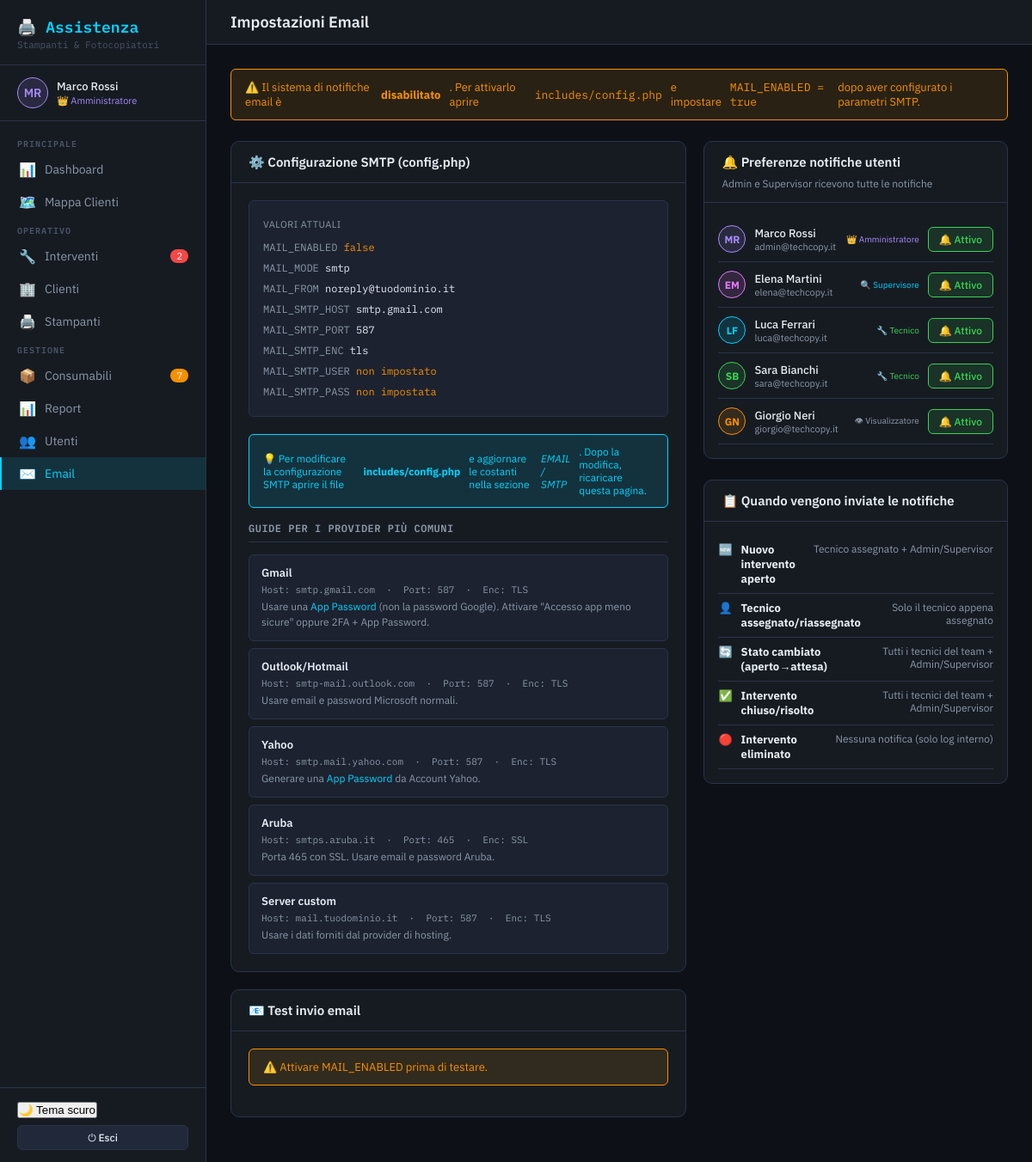
Page /pages/settings.php (signed in) on the committed database.
### tables this page shows
CREATE TABLE IF NOT EXISTS users (
    id          INT AUTO_INCREMENT PRIMARY KEY,
    name        VARCHAR(100) NOT NULL,
    email       VARCHAR(150) NOT NULL UNIQUE,
    password    VARCHAR(255) NOT NULL,           
    role        ENUM('admin','supervisor','tech','viewer') NOT NULL DEFAULT 'tech',
    avatar      VARCHAR(4) NOT NULL DEFAULT 'US',
    color        VARCHAR(10) NOT NULL DEFAULT '#00d4ff',
    notify_email TINYINT(1) NOT NULL DEFAULT 1,
    active       TINYINT(1) NOT NULL DEFAULT 1,
    created_at  DATETIME NOT NULL DEFAULT CURRENT_TIMESTAMP,
    updated_at  DATETIME NOT NULL DEFAULT CURRENT_TIMESTAMP ON UPDATE CURRENT_TIMESTAMP
);

### includes/auth.php (called while the page is built, shortened)
<?php
require_once __DIR__ . '/config.php';
function current_user(): ?array {
    return $_SESSION['user'] ?? null;
}

### includes/helpers.php (called while the page is built, shortened)
<?php
function h(mixed $v): string {
    return htmlspecialchars((string)($v ?? ''), ENT_QUOTES | ENT_SUBSTITUTE, 'UTF-8');
}

### includes/config.php (called while the page is built, shortened)
<?php
function db(): PDO {
    static $pdo = null;
    if ($pdo === null) {
        $dsn = 'mysql:host='.DB_HOST.';dbname='.DB_NAME.';charset='.DB_CHARSET;
        try {
            $pdo = new PDO($dsn, DB_USER, DB_PASS, [
                PDO::ATTR_ERRMODE            => PDO::ERRMODE_EXCEPTION,
                PDO::ATTR_DEFAULT_FETCH_MODE => PDO::FETCH_ASSOC,
                PDO::ATTR_EMULATE_PREPARES   => false,
            ]);
        } catch (PDOException $e) {
            http_response_code(500);
            if (APP_DEBUG) {
                die('DB error: ' . htmlspecialchars($e->getMessage()));
            } else {
                die('Errore di connessione. Contattare l\'amministratore.');
            }
        }
    }
    return $pdo;
}

### pages/settings.php (the view, shortened to what this page needs)
<?php
require_once __DIR__ . '/../includes/layout.php';
$db  = db();
$users = $db->query("
    SELECT id, name, email, role, avatar, color, notify_email, active
    FROM users
    ORDER BY FIELD(role,'admin','supervisor','tech','viewer'), name
")->fetchAll();
$mailEnabled = defined('MAIL_ENABLED') && MAIL_ENABLED;
$roleMeta = [
    'admin'      => ['👑','#a78bfa','Amministratore'],
    'supervisor' => ['🔍','#00d4ff','Supervisore'],
    'tech'       => ['🔧','#39d353','Tecnico'],
    'viewer'     => ['👁','#8b98a8','Visualizzatore'],
];
layout_header('Impostazioni Email', 'settings');
?>
<div class="alert <?= $mailEnabled ? 'alert-success' : 'alert-warning' ?>" style="margin-bottom:24px">
  <?php if ($mailEnabled): ?>
  ✅ Il sistema di notifiche email è <strong>attivo</strong>.
  Mittente: <code style="font-family:var(--mono)"><?= h(MAIL_FROM) ?></code>
  &nbsp;·&nbsp; SMTP: <code style="font-family:var(--mono)"><?= h(MAIL_SMTP_HOST.':'.MAIL_SMTP_PORT) ?></code>
  <?php else: ?>
  ⚠️ Il sistema di notifiche email è <strong>disabilitato</strong>.
  Per attivarlo aprire <code style="font-family:var(--mono)">includes/config.php</code>
  e impostare <code style="font-family:var(--mono)">MAIL_ENABLED = true</code>
  dopo aver configurato i parametri SMTP.
  <?php endif; ?>
</div>
<div class="two-col" style="align-items:start">
  <div>
    <div class="table-wrap" style="margin-bottom:20px;padding:0">
      <div class="table-head"><h4>⚙️ Configurazione SMTP (config.php)</h4></div>
      <div style="padding:20px">
        <div style="background:var(--surface2);border:1px solid var(--border);border-radius:var(--radius);padding:16px;margin-bottom:20px;font-family:var(--mono);font-size:12px;line-height:2">
          <div style="margin-bottom:4px;font-size:11px;color:var(--text2);font-family:var(--sans);text-transform:uppercase;letter-spacing:.5px">Valori attuali</div>
          <div><span style="color:var(--text2)">MAIL_ENABLED  </span> <span style="color:<?= $mailEnabled?'var(--green)':'var(--orange)' ?>"><?= $mailEnabled ? 'true' : 'false' ?></span></div>
          <div><span style="color:var(--text2)">MAIL_MODE     </span> <?= h(defined('MAIL_MODE') ? MAIL_MODE : '—') ?></div>
          <div><span style="color:var(--text2)">MAIL_FROM     </span> <?= h(defined('MAIL_FROM') ? MAIL_FROM : '—') ?></div>
          <div><span style="color:var(--text2)">MAIL_SMTP_HOST</span> <?= h(defined('MAIL_SMTP_HOST') ? MAIL_SMTP_HOST : '—') ?></div>
          <div><span style="color:var(--text2)">MAIL_SMTP_PORT</span> <?= defined('MAIL_SMTP_PORT') ? MAIL_SMTP_PORT : '—' ?></div>
          <div><span style="color:var(--text2)">MAIL_SMTP_ENC </span> <?= h(defined('MAIL_SMTP_ENC') ? (MAIL_SMTP_ENC ?: 'nessuna') : '—') ?></div>
          <div><span style="color:var(--text2)">MAIL_SMTP_USER</span> <?= defined('MAIL_SMTP_USER') && MAIL_SMTP_USER ? h(MAIL_SMTP_USER) : '<span style="color:var(--orange)">non impostato</span>' ?></div>
          <div><span style="color:var(--text2)">MAIL_SMTP_PASS</span> <?= defined('MAIL_SMTP_PASS') && MAIL_SMTP_PASS ? '••••••••' : '<span style="color:var(--orange)">non impostata</span>' ?></div>
        </div>
        <div class="alert alert-info" style="font-size:12px;margin-bottom:16px">
          💡 Per modificare la configurazione SMTP aprire il file
          <strong>includes/config.php</strong> e aggiornare le costanti
          nella sezione <em>EMAIL / SMTP</em>. Dopo la modifica, ricaricare questa pagina.
        </div>
        <div class="section-title">Guide per i provider più comuni</div>
        <div style="display:flex;flex-direction:column;gap:8px">
          <?php
          $providers = [
            ['Gmail',       'smtp.gmail.com', 587, 'tls', 'Usare una <a href="https://myaccount.google.com/apppasswords" target="_blank" style="color:var(--accent)">App Password</a> (non la password Google). Attivare "Accesso app meno sicure" oppure 2FA + App Password.'],
            ['Outlook/Hotmail','smtp-mail.outlook.com', 587, 'tls', 'Usare email e password Microsoft normali.'],
            ['Yahoo',       'smtp.mail.yahoo.com', 587, 'tls', 'Generare una <a href="https://security.yahoo.com/security/generate-app-password" target="_blank" style="color:var(--accent)">App Password</a> da Account Yahoo.'],
            ['Aruba',       'smtps.aruba.it', 465, 'ssl', 'Porta 465 con SSL. Usare email e password Aruba.'],
            ['Server custom','mail.tuodominio.it', 587, 'tls', 'Usare i dati forniti dal provider di hosting.'],
          ];
          foreach ($providers as [$name, $host, $port, $enc, $note]):
          ?>
          <div style="background:var(--surface2);border:1px solid var(--border);border-radius:var(--radius);padding:12px 14px">
            <div style="font-weight:600;font-size:13px;margin-bottom:4px"><?= $name ?></div>
            <div style="font-family:var(--mono);font-size:11px;color:var(--text2);margin-bottom:4px">
              Host: <?= $host ?> &nbsp;·&nbsp; Port: <?= $port ?> &nbsp;·&nbsp; Enc: <?= strtoupper($enc) ?>
            </div>
            <div style="font-size:12px;color:var(--text2);line-height:1.5"><?= $note ?></div>
          </div>
          <?php endforeach; ?>
        </div>
      </div>
    </div>
    <div class="table-wrap" style="padding:0">
      <div class="table-head"><h4>📧 Test invio email</h4></div>
      <div style="padding:20px">
        <?php if (!$mailEnabled): ?>
        <div class="alert alert-warning">⚠️ Attivare MAIL_ENABLED prima di testare.</div>
        <?php endif; ?>
      </div>
    </div>
  </div>
  <div>
    <div class="table-wrap" style="padding:0">
      <div class="table-head">
        <h4>🔔 Preferenze notifiche utenti</h4>
        <span style="font-size:12px;color:var(--text2)">Admin e Supervisor ricevono tutte le notifiche</span>
      </div>
      <div style="padding:16px">
        <?php foreach ($users as $u):
          $rm = $roleMeta[$u['role']] ?? ['•','#8b98a8',$u['role']];
        ?>
        <div style="display:flex;align-items:center;gap:10px;padding:10px 0;border-bottom:1px solid var(--border);<?= !$u['active']?'opacity:.45':'' ?>">
          <div style="width:32px;height:32px;border-radius:50%;background:<?= h($u['color']) ?>22;color:<?= h($u['color']) ?>;border:1.5px solid <?= h($u['color']) ?>;display:flex;align-items:center;justify-content:center;font-size:12px;font-weight:700;flex-shrink:0"><?= h($u['avatar']) ?></div>
          <div style="flex:1">
            <div style="font-size:13px;font-weight:500"><?= h($u['name']) ?></div>
            <div style="font-size:11px;color:var(--text2)"><?= h($u['email'] ?: 'nessuna email') ?></div>
          </div>
          <span style="font-size:10px;color:<?= $rm[1] ?>"><?= $rm[0].' '.$rm[2] ?></span>
          <form method="POST" style="display:flex;align-items:center;gap:6px">
            <button type="submit"
                    class="btn btn-sm <?= $u['notify_email'] ? 'btn-success' : 'btn-secondary' ?>"
                    title="<?= $u['notify_email'] ? 'Notifiche attive — clicca per disabilitare' : 'Notifiche disabilitate — clicca per attivare' ?>"
                    <?= !$u['email'] ? 'disabled title="Nessuna email configurata"' : '' ?>>
              <?= $u['notify_email'] ? '🔔 Attivo' : '🔕 Off' ?>
            </button>
          </form>
        </div>
        <?php endforeach; ?>
      </div>
    </div>
    <div class="table-wrap" style="padding:0;margin-top:16px">
      <div class="table-head"><h4>📋 Quando vengono inviate le notifiche</h4></div>
      <div style="padding:16px">
        <?php
        $events = [
          ['🆕', 'Nuovo intervento aperto',       'Tecnico assegnato + Admin/Supervisor'],
          ['👤', 'Tecnico assegnato/riassegnato',  'Solo il tecnico appena assegnato'],
          ['🔄', 'Stato cambiato (aperto→attesa)', 'Tutti i tecnici del team + Admin/Supervisor'],
          ['✅', 'Intervento chiuso/risolto',      'Tutti i tecnici del team + Admin/Supervisor'],
          ['🔴', 'Intervento eliminato',           'Nessuna notifica (solo log interno)'],
        ];
        foreach ($events as [$ico, $evento, $destinatari]):
        ?>
        <div style="display:flex;gap:10px;padding:8px 0;border-bottom:1px solid var(--border);font-size:13px">
          <span><?= $ico ?></span>
          <div style="flex:1"><strong><?= $evento ?></strong></div>
          <div style="font-size:12px;color:var(--text2);text-align:right"><?= $destinatari ?></div>
        </div>
        <?php endforeach; ?>
      </div>
    </div>
  </div>
</div>
<?php layout_footer(); ?>

### includes/layout.php (shortened to what this page needs)
<?php
require_once __DIR__ . '/auth.php';
require_once __DIR__ . '/helpers.php';
function layout_header(string $title = 'TechCopy', string $active = ''): void {
    $user      = current_user();
    $openCount = 0;
    $lowStock  = 0;
    try {
        if ($user && $user['role'] === 'tech') {
            $s = db()->prepare("SELECT COUNT(*) FROM tickets WHERE status='open' AND tech_id=?");
            $s->execute([$user['id']]);
            $openCount = $s->fetchColumn();
        } else {
            $openCount = db()->query("SELECT COUNT(*) FROM tickets WHERE status='open'")->fetchColumn();
        }
        $lowStock = db()->query("SELECT COUNT(*) FROM consumables WHERE stock <= min_stock")->fetchColumn();
    } catch (Exception $e) {}
    $roleMeta = match($user['role'] ?? '') {
        'admin'      => ['👑', '#a78bfa', 'Amministratore'],
        'supervisor' => ['🔍', '#00d4ff', 'Supervisore'],
        'tech'       => ['🔧', '#39d353', 'Tecnico'],
        'viewer'     => ['👁',  '#8b98a8', 'Visualizzatore'],
        default      => ['•',  '#8b98a8', ''],
    };
?>
<!DOCTYPE html>
<html lang="it">
<head>
<link rel="stylesheet" href="/techcopy/assets/css/style.css">
</head>
<body>
<div class="app">
  <aside class="sidebar" id="sidebar">
    <div class="sidebar-logo">
      <h2>🖨️ Assistenza</h2>
      <p>Stampanti &amp; Fotocopiatori</p>
    </div>
    <?php if ($user): ?>
    <div class="sidebar-user">
      <div class="avatar" style="background:<?= h($user['color']) ?>22;color:<?= h($user['color']) ?>;border:1.5px solid <?= h($user['color']) ?>"><?= h($user['avatar']) ?></div>
      <div class="info">
        <div class="name"><?= h($user['name']) ?></div>
        <div class="role" style="color:<?= $roleMeta[1] ?>;font-size:11px"><?= $roleMeta[0] ?> <?= $roleMeta[2] ?></div>
      </div>
    </div>
    <?php endif; ?>
    <nav class="sidebar-nav">
      <div class="nav-section">Principale</div>
      <a href="/techcopy/index.php"              class="nav-item <?= $active==='dashboard'?'active':'' ?>"><span class="icon">📊</span> Dashboard</a>
      <a href="/techcopy/pages/map.php"          class="nav-item <?= $active==='map'?'active':'' ?>"><span class="icon">🗺️</span> Mappa Clienti</a>
      <div class="nav-section">Operativo</div>
      <a href="/techcopy/pages/tickets.php"      class="nav-item <?= $active==='tickets'?'active':'' ?>">
        <span class="icon">🔧</span> Interventi
        <?php if ($openCount > 0): ?><span class="nav-badge"><?= $openCount ?></span><?php endif; ?>
      </a>
      <a href="/techcopy/pages/clients.php"      class="nav-item <?= $active==='clients'?'active':'' ?>"><span class="icon">🏢</span> Clienti</a>
      <a href="/techcopy/pages/printers.php"     class="nav-item <?= $active==='printers'?'active':'' ?>"><span class="icon">🖨️</span> Stampanti</a>
      <div class="nav-section">Gestione</div>
      <a href="/techcopy/pages/consumables.php"  class="nav-item <?= $active==='consumables'?'active':'' ?>">
        <span class="icon">📦</span> Consumabili
        <?php if ($lowStock > 0): ?><span class="nav-badge" style="background:var(--orange)"><?= $lowStock ?></span><?php endif; ?>
      </a>
      <a href="/techcopy/pages/reports.php"      class="nav-item <?= $active==='reports'?'active':'' ?>"><span class="icon">📊</span> Report</a>
      <?php if ($user && $user['role'] === 'admin'): ?>
      <a href="/techcopy/pages/users.php"        class="nav-item <?= $active==='users'?'active':'' ?>"><span class="icon">👥</span> Utenti</a>
      <a href="/techcopy/pages/settings.php"     class="nav-item <?= $active==='settings'?'active':'' ?>"><span class="icon">✉️</span> Email</a>
      <?php endif; ?>
    </nav>
    <div class="sidebar-footer">
      <button class="theme-toggle" onclick="toggleTheme()" id="theme-btn">
        <span id="theme-label">🌙 Tema scuro</span>
      </button>
      <div style="height:8px"></div>
      <a href="/techcopy/logout.php" class="btn btn-secondary btn-full btn-sm">⏻ Esci</a>
    </div>
  </aside>
  <div class="main">
    <div class="topbar">
      <h3><?= h($title) ?></h3>
    </div>
    <div class="page">
<?php
}
function layout_footer(): void {
?>
    </div>
  </div>
</div>
</body>
</html>
<?php
}

### rows in the picture
users: avatar "MR", name "Marco Rossi", role "👑", role "Amministratore", email "admin@techcopy.it", notify_email "🔔 Attivo"
users: avatar "EM", name "Elena Martini", email "elena@techcopy.it", role "🔍", role "Supervisore", notify_email "🔔 Attivo"
users: avatar "LF", name "Luca Ferrari", email "luca@techcopy.it", role "🔧", role "Tecnico", notify_email "🔔 Attivo"
users: avatar "SB", name "Sara Bianchi", email "sara@techcopy.it", role "🔧", role "Tecnico", notify_email "🔔 Attivo"
users: avatar "GN", name "Giorgio Neri", email "giorgio@techcopy.it", role "👁", role "Visualizzatore", notify_email "🔔 Attivo"

### other values in the picture
$openCount "2"
$lowStock "7"
$title "Impostazioni Email"
defined('MAIL_MODE') ? MAIL_MODE : '—' "smtp"
defined('MAIL_FROM') ? MAIL_FROM : '—' "noreply@tuodominio.it"
defined('MAIL_SMTP_HOST') ? MAIL_SMTP_HOST : '—' "smtp.gmail.com"
MAIL_SMTP_PORT "587"
defined('MAIL_SMTP_ENC') ? (MAIL_SMTP_ENC ?: 'nessuna') : '—' "tls"
$name "Gmail"
$host "smtp.gmail.com"
$port "587"
$enc "TLS"
$note "Usare una App Password (non la password Google). Attivare \"Accesso app meno sicure\" oppure 2FA + App Password."
$name "Outlook/Hotmail"
$host "smtp-mail.outlook.com"
